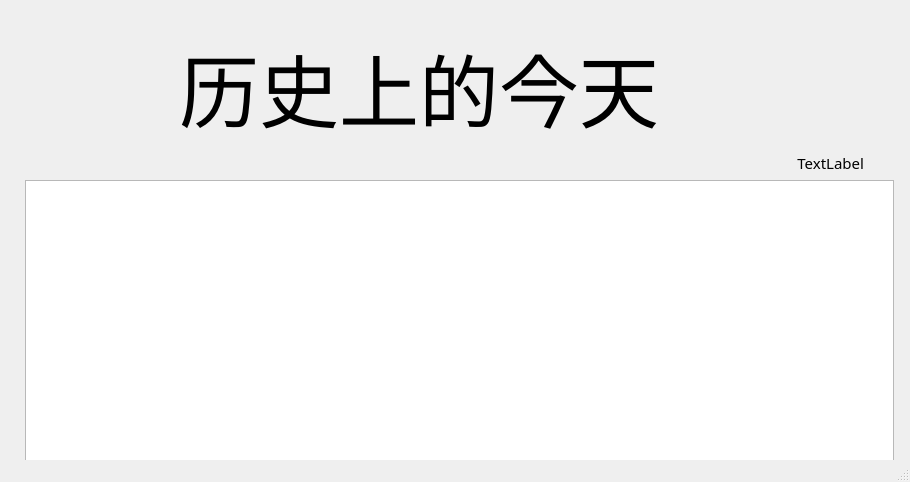
<?xml version="1.0" encoding="UTF-8"?>
<ui version="4.0">
 <class>MainWindow</class>
 <widget class="QMainWindow" name="MainWindow">
  <property name="geometry">
   <rect>
    <x>0</x>
    <y>0</y>
    <width>910</width>
    <height>482</height>
   </rect>
  </property>
  <property name="mouseTracking">
   <bool>true</bool>
  </property>
  <property name="windowTitle">
   <string>mainWindow</string>
  </property>
  <property name="windowIcon">
   <iconset>
    <normaloff>today_project_icon_beta_folded.ico</normaloff>today_project_icon_beta_folded.ico</iconset>
  </property>
  <widget class="QWidget" name="centralWidget">
   <widget class="QWidget" name="layoutWidget">
    <property name="geometry">
     <rect>
      <x>14</x>
      <y>18</y>
      <width>891</width>
      <height>791</height>
     </rect>
    </property>
    <layout class="QGridLayout" name="gridLayout">
     <item row="1" column="5">
      <widget class="QLabel" name="label_2">
       <property name="font">
        <font>
         <family>微软雅黑</family>
         <pointsize>11</pointsize>
        </font>
       </property>
       <property name="text">
        <string>TextLabel</string>
       </property>
       <property name="alignment">
        <set>Qt::AlignRight|Qt::AlignTrailing|Qt::AlignVCenter</set>
       </property>
      </widget>
     </item>
     <item row="5" column="5">
      <widget class="QLabel" name="label">
       <property name="font">
        <font>
         <family>微软雅黑</family>
         <pointsize>11</pointsize>
        </font>
       </property>
       <property name="mouseTracking">
        <bool>true</bool>
       </property>
       <property name="text">
        <string>Exit</string>
       </property>
       <property name="alignment">
        <set>Qt::AlignRight|Qt::AlignTrailing|Qt::AlignVCenter</set>
       </property>
      </widget>
     </item>
     <item row="0" column="2">
      <widget class="QLabel" name="label_3">
       <property name="font">
        <font>
         <family>等线</family>
         <pointsize>60</pointsize>
        </font>
       </property>
       <property name="text">
        <string>历史上的今天</string>
       </property>
       <property name="alignment">
        <set>Qt::AlignCenter</set>
       </property>
      </widget>
     </item>
     <item row="5" column="6">
      <widget class="QToolButton" name="toolButton">
       <property name="palette">
        <palette>
         <active>
          <colorrole role="Button">
           <brush brushstyle="SolidPattern">
            <color alpha="255">
             <red>39</red>
             <green>39</green>
             <blue>39</blue>
            </color>
           </brush>
          </colorrole>
          <colorrole role="Text">
           <brush brushstyle="SolidPattern">
            <color alpha="255">
             <red>231</red>
             <green>12</green>
             <blue>144</blue>
            </color>
           </brush>
          </colorrole>
         </active>
         <inactive>
          <colorrole role="Button">
           <brush brushstyle="SolidPattern">
            <color alpha="255">
             <red>39</red>
             <green>39</green>
             <blue>39</blue>
            </color>
           </brush>
          </colorrole>
          <colorrole role="Text">
           <brush brushstyle="SolidPattern">
            <color alpha="255">
             <red>231</red>
             <green>12</green>
             <blue>144</blue>
            </color>
           </brush>
          </colorrole>
         </inactive>
         <disabled>
          <colorrole role="Button">
           <brush brushstyle="SolidPattern">
            <color alpha="255">
             <red>39</red>
             <green>39</green>
             <blue>39</blue>
            </color>
           </brush>
          </colorrole>
          <colorrole role="Text">
           <brush brushstyle="SolidPattern">
            <color alpha="127">
             <red>255</red>
             <green>255</green>
             <blue>255</blue>
            </color>
           </brush>
          </colorrole>
         </disabled>
        </palette>
       </property>
       <property name="font">
        <font>
         <family>微软雅黑</family>
         <pointsize>11</pointsize>
        </font>
       </property>
       <property name="cursor">
        <cursorShape>ArrowCursor</cursorShape>
       </property>
       <property name="mouseTracking">
        <bool>true</bool>
       </property>
       <property name="text">
        <string/>
       </property>
      </widget>
     </item>
     <item row="3" column="1" colspan="6">
      <widget class="QTextEdit" name="textEdit">
       <property name="font">
        <font>
         <family>等线</family>
         <pointsize>18</pointsize>
        </font>
       </property>
       <property name="mouseTracking">
        <bool>true</bool>
       </property>
       <property name="autoFillBackground">
        <bool>true</bool>
       </property>
      </widget>
     </item>
     <item row="5" column="3">
      <widget class="QToolButton" name="btfontm">
       <property name="text">
        <string>-</string>
       </property>
      </widget>
     </item>
     <item row="5" column="4">
      <widget class="QToolButton" name="btfontp">
       <property name="text">
        <string>+</string>
       </property>
      </widget>
     </item>
    </layout>
   </widget>
  </widget>
  <widget class="QStatusBar" name="statusBar">
   <property name="cursor">
    <cursorShape>SizeAllCursor</cursorShape>
   </property>
  </widget>
 </widget>
 <layoutdefault spacing="6" margin="11"/>
 <resources/>
 <connections/>
</ui>
